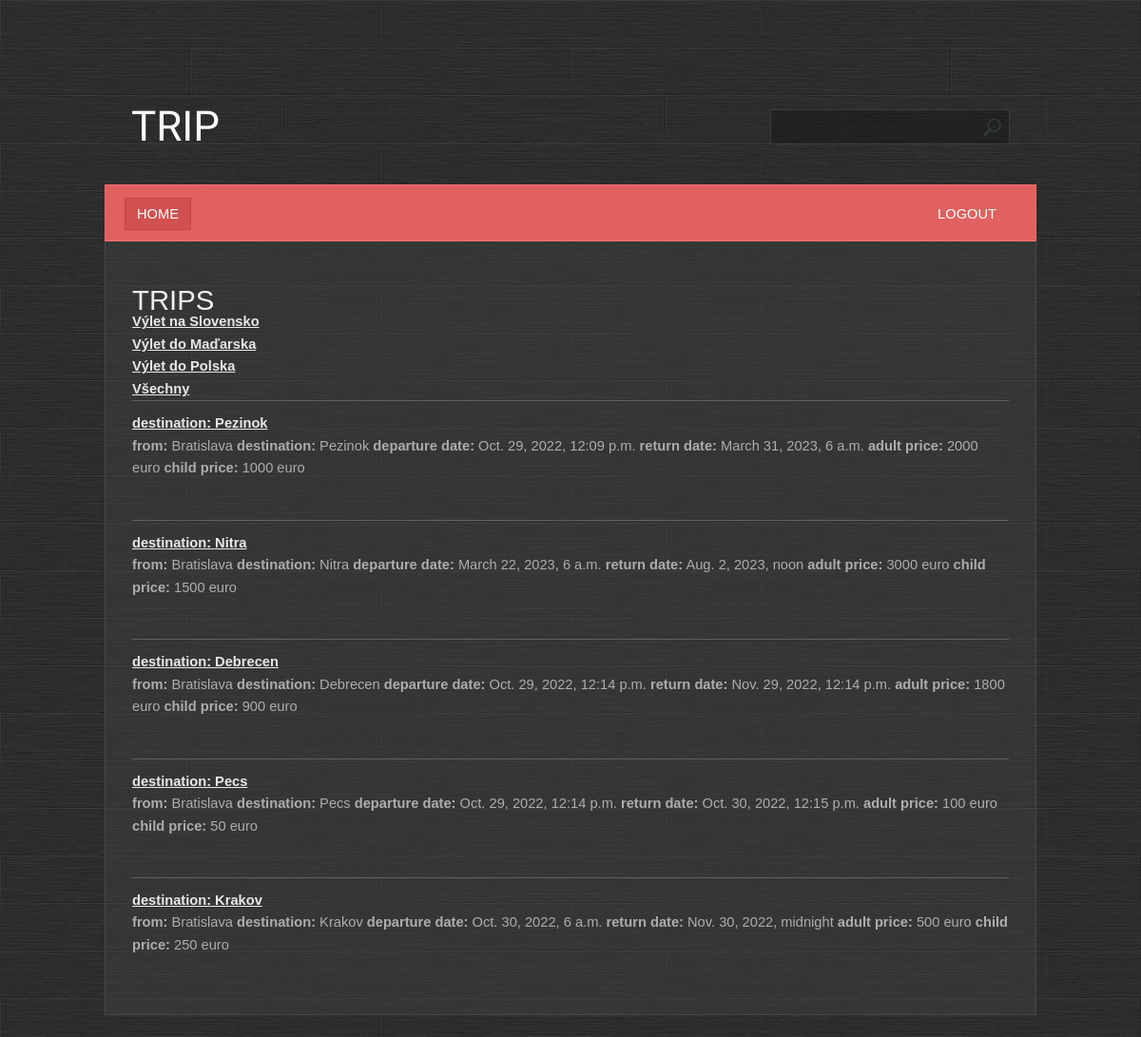
The page / on the database its author committed.
### places/models.py (models this page shows, shortened)
class Trip(Model):
    where_from = models.ForeignKey(City, on_delete=models.CASCADE, related_name="from_destination_trips")
    where_to = models.ForeignKey(City, on_delete=models.CASCADE, related_name="to_destination_trips")
    airport = models.ForeignKey(Airport, on_delete=models.CASCADE, related_name="airport")
    hotel = models.ForeignKey(Hotel, on_delete=models.CASCADE, related_name="hotel")
    departure_date = models.DateTimeField()
    return_date =  models.DateTimeField()
    price_for_an_adult = models.BigIntegerField()
    price_for_an_child = models.BigIntegerField()
    number_of_places_for_adults = models.BigIntegerField()
    number_of_places_for_children = models.BigIntegerField()
    bed_breakfast = 'BB'
    half_board = 'HB'
    full_board = 'FB'
    all_inclusive = "AI"
    TYPE_NAME_CHOICES = [
        (bed_breakfast, 'bed & breakfast'),
        (half_board , ' half board'),
        (full_board, 'full board'),
        (all_inclusive , 'all inclusive')
    ]
    type = models.CharField(choices=TYPE_NAME_CHOICES, max_length=2)
    def __str__(self):
       return  f"destination: {self.where_to}"

class City(Model):
    name = models.CharField(max_length=50)
    belonging_to_the_country = models.ForeignKey(Country, on_delete=models.CASCADE, related_name="cities")
    def __str__(self):
       return  f" {self.name} "

### places/views.py (the view)
# urls.py: 2. Add a URL to urlpatterns:  path('', views.home, name='home')
def home(request):
     dest = request.GET.get("dest")
     sort = request.GET.get("sort")
     if dest:
          trips = Trip.objects.filter(where_to__belonging_to_the_country__name= dest).order_by(sort)
     else:
          trips = Trip.objects.all()
     context = {"trips" : trips}
     return render(request, "places/home.html", context)

### places/templates/places/home.html
{% extends 'main.html' %}
{% block content %}
<h1>Trips</h1>
    <a href="{% url "home"%}?dest=Slovensko&sort=departure_date"><b> Výlet na Slovensko</b></a><br>
     <a href="{% url 'home'%}?dest=Maďarsko&sort=departure_date"><b> Výlet do Maďarska</b></a><br>
    <a href="{% url 'home'%}?dest=Polsko&sort=departure_date"><b> Výlet do  Polska</b></a><br>
    <a href="{% url 'home'%}"> <b> Všechny</b></a><br>
 <ul>
     {% for trip in trips %}
        <li>
            <div class="box">
                <a href="{% url 'trip' trip.id %}"><b>{{ trip }}</b></a><br>
                   <b>from:</b> {{ trip.where_from }}   <b>destination:</b> {{ trip.where_to  }}  <b>departure date:</b> {{ trip.departure_date}}   <b>return date:</b> {{ trip.return_date}}   <b>adult price:</b> {{ trip.price_for_an_adult}} euro
                  <b>child price:</b> {{ trip.price_for_an_child}} euro
            </div>
        </li>
     {% endfor %}
 </ul>
{% endblock %}

### places/static/styles/style.css (style rules this page uses)
* { margin: 0; padding: 0; }
a { text-decoration: underline; color: #e8e8e8; }
body { font-size: 11pt; line-height: 1.6em; font-family: Arial, sans-serif; background: #9ea3a3; color: #adadad; background: url(/static/images/bg.jpg); }
h1,h2,h3,h4 { text-transform: uppercase; font-weight: normal; color: #f0f0f0; }
ul { margin-bottom: 1.25em; }
ul { list-style: none; }
.box { overflow: hidden; margin: 0 0 30px 0; }
#page ul li { padding: 12px 0 12px 0; border-top: solid 1px #606060; }

### rows shown on the page
Trip: where_to.name "destination: Pezinok", where_from "Bratislava", where_to "Pezinok", departure_date "Oct. 29, 2022, 12:09 p.m.", return_date "March 31, 2023, 6 a.m.", price_for_an_adult "2000", price_for_an_child "1000"
Trip: where_to.name "destination: Nitra", where_from "Bratislava", where_to "Nitra", departure_date "March 22, 2023, 6 a.m.", return_date "Aug. 2, 2023, noon", price_for_an_adult "3000", price_for_an_child "1500"
Trip: where_to.name "destination: Debrecen", where_from "Bratislava", where_to "Debrecen", departure_date "Oct. 29, 2022, 12:14 p.m.", return_date "Nov. 29, 2022, 12:14 p.m.", price_for_an_adult "1800", price_for_an_child "900"
Trip: where_to.name "destination: Pecs", where_from "Bratislava", where_to "Pecs", departure_date "Oct. 29, 2022, 12:14 p.m.", return_date "Oct. 30, 2022, 12:15 p.m.", price_for_an_adult "100", price_for_an_child "50"
Trip: where_to.name "destination: Krakov", where_from "Bratislava", where_to "Krakov", departure_date "Oct. 30, 2022, 6 a.m.", return_date "Nov. 30, 2022, midnight", price_for_an_adult "500", price_for_an_child "250"
